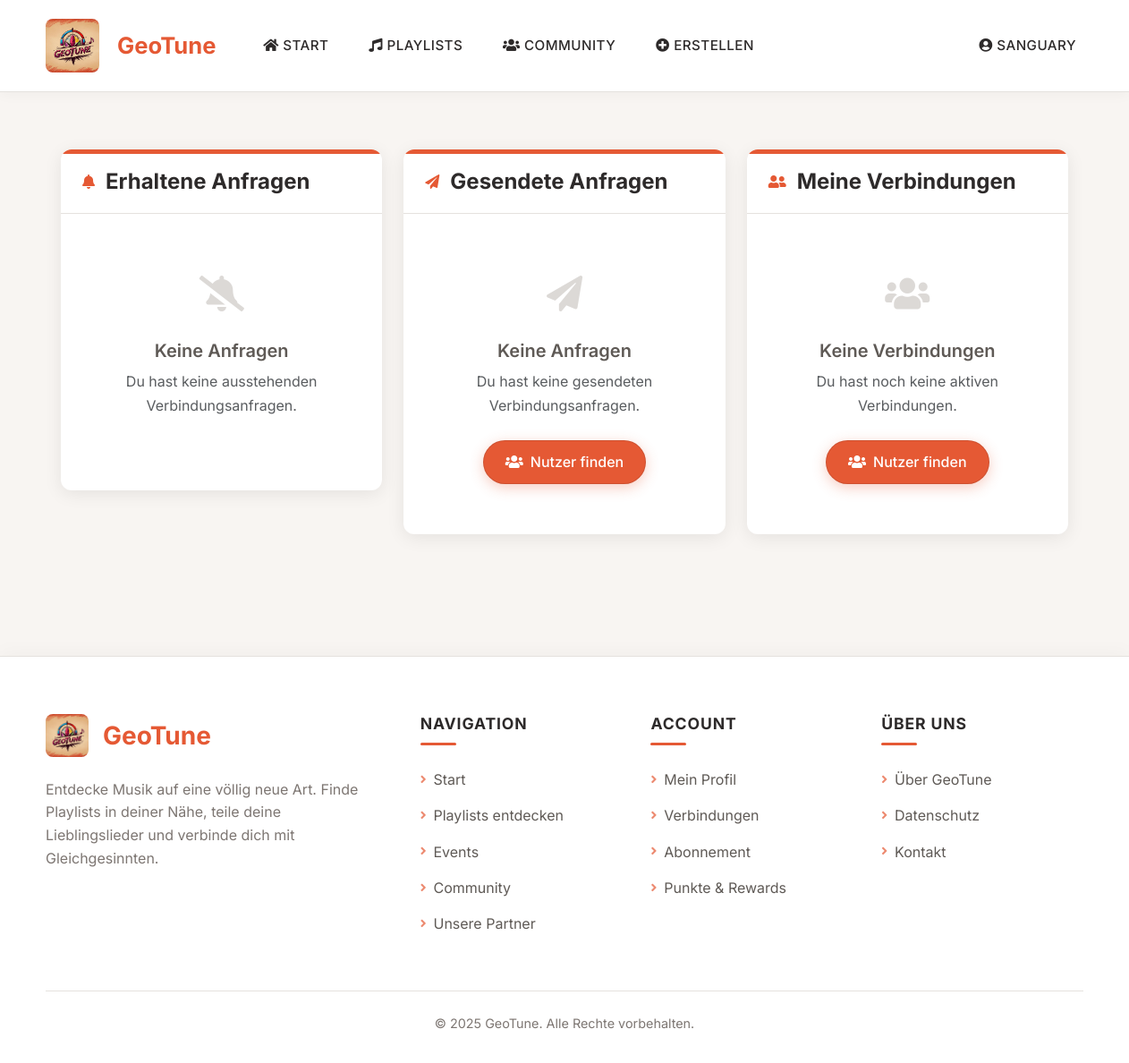
The page /verbindungen/ (signed in) on the database as committed earlier.
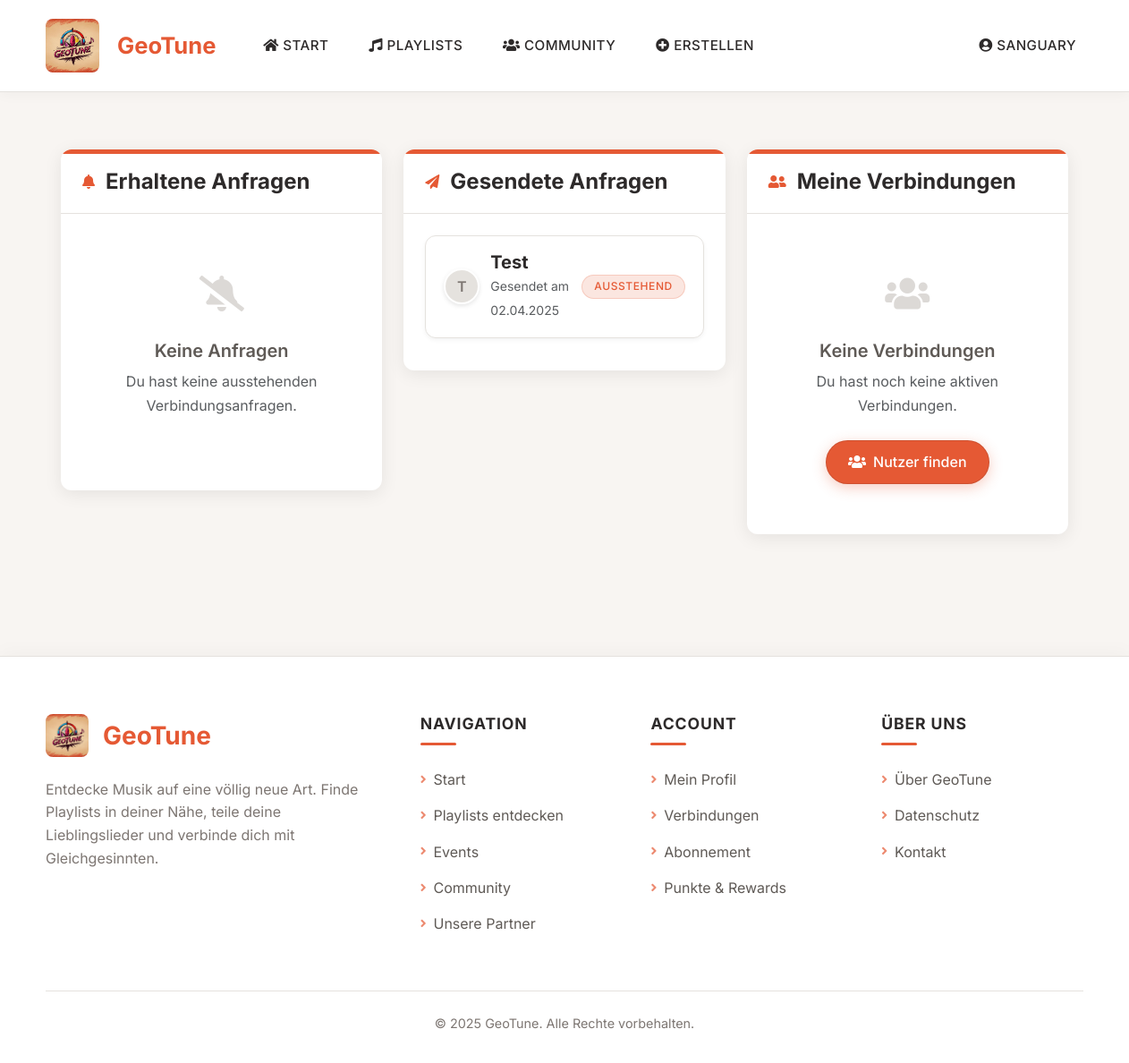
The same page on the database as committed later.
### geotune/models.py (models this page shows, shortened)
class NutzerVerbindung(models.Model):
    STATUS_CHOICES = [
        ('angefragt', 'Angefragt'),
        ('akzeptiert', 'Akzeptiert'),
        ('blockiert', 'Blockiert'),
    ]
    nutzer1 = models.ForeignKey(Nutzer, on_delete=models.CASCADE, related_name='gesendete_verbindungen')
    nutzer2 = models.ForeignKey(Nutzer, on_delete=models.CASCADE, related_name='erhaltene_verbindungen')
    erstellungsdatum = models.DateField(default=timezone.now)
    status = models.CharField(max_length=20, choices=STATUS_CHOICES, default='angefragt')
    class Meta:
        unique_together = ('nutzer1', 'nutzer2')

class Nutzer(AbstractUser):
    bio = models.TextField(blank=True)
    profilbild = models.ImageField(upload_to='profile_pics/', blank=True, null=True)
    premium_status = models.BooleanField(default=False)

### geotune/views.py (the view)
# urls.py: path('verbindungen/', views.verbindungen, name='verbindungen'),
@login_required
def verbindungen(request):
    erhaltene_anfragen = NutzerVerbindung.objects.filter(
        nutzer2=request.user,
        status='angefragt'
    ).select_related('nutzer1')
    gesendete_anfragen = NutzerVerbindung.objects.filter(
        nutzer1=request.user,
        status='angefragt'
    ).select_related('nutzer2')
    aktive_verbindungen = NutzerVerbindung.objects.filter(
        (Q(nutzer1=request.user) | Q(nutzer2=request.user)),
        status='akzeptiert'
    ).select_related('nutzer1', 'nutzer2')
    aktive_verbindungen_nutzer = []
    for v in aktive_verbindungen:
        andere_person = v.nutzer2 if v.nutzer1 == request.user else v.nutzer1
        aktive_verbindungen_nutzer.append({
            'verbindung': v,
            'nutzer': andere_person
        })
    return render(request, 'geotune/verbindungen.html', {
        'erhaltene_anfragen': erhaltene_anfragen,
        'gesendete_anfragen': gesendete_anfragen,
        'aktive_verbindungen': aktive_verbindungen_nutzer
    })

### geotune/context_processors.py (called while the page is built)
def verbindungsanfragen(request):
    anzahl = 0
    if request.user.is_authenticated:
        anzahl = request.user.erhaltene_verbindungen.filter(status='angefragt').count()
    return {'anzahl_verbindungsanfragen': anzahl}

### geotune/templates/geotune/verbindungen.html (shortened to what the changed rows need)
{% extends 'geotune/base.html' %}
{% block content %}
<div class="container py-4">
    <div class="row">
        <div class="col-md-4">
            <div class="card shadow mb-4">
                <div class="card-body">
                    {% if gesendete_anfragen %}
                        <div class="connection-list">
                            {% for anfrage in gesendete_anfragen %}
                            <div class="connection-item">
                                <div class="d-flex justify-content-between align-items-center">
                                    <div class="d-flex align-items-center">
                                        <div class="connection-avatar">
                                            {% if anfrage.nutzer2.profilbild %}
                                                <img src="{{ anfrage.nutzer2.profilbild.url }}" alt="{{ anfrage.nutzer2.username }}">
                                            {% else %}
                                                {{ anfrage.nutzer2.username|first|upper }}
                                            {% endif %}
                                        </div>
                                        <div>
                                            <a href="{% url 'nutzerprofil' anfrage.nutzer2.id %}" class="text-decoration-none">
                                                <h5 class="mb-0">{{ anfrage.nutzer2.username }}</h5>
                                            </a>
                                            <small class="text-muted">Gesendet am {{ anfrage.erstellungsdatum|date:"d.m.Y" }}</small>
                                        </div>
                                    </div>
                                    <span class="badge badge-custom badge-pending">Ausstehend</span>
                                </div>
                            </div>
                            {% endfor %}
                        </div>
                    {% else %}
                        <div class="empty-state">
                            <div class="empty-state-icon">
                                <i class="fas fa-paper-plane"></i>
                            </div>
                            <h5>Keine Anfragen</h5>
                            <p class="text-muted">Du hast keine gesendeten Verbindungsanfragen.</p>
                            <a href="{% url 'nutzer_empfehlungen' %}" class="btn-primary">
                                <i class="fas fa-users"></i> Nutzer finden
                            </a>
                        </div>
                    {% endif %}
                </div>
            </div>
        </div>
    </div>
</div>
{% endblock %}

Rows that differ between the two databases and show on the page:
added NutzerVerbindung: nutzer2.username|first "T", nutzer2.username "Test", erstellungsdatum "02.04.2025"
Other text that changed with them:
text no longer shown: "Keine Anfragen Du hast keine gesendeten Verbindungsanfragen. Nutzer finden"
